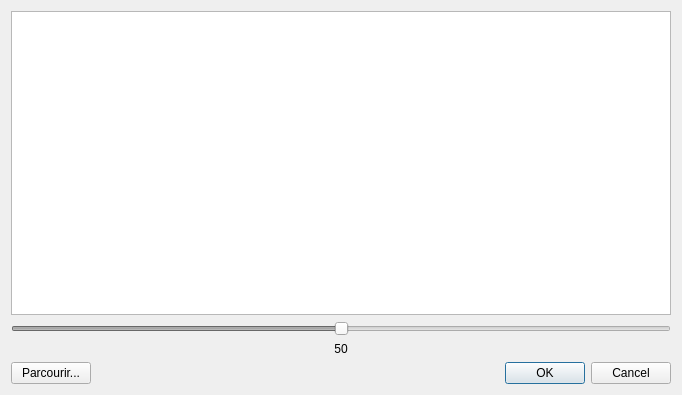
<?xml version="1.0" encoding="UTF-8"?>
<ui version="4.0">
 <class>KFusion</class>
 <widget class="QDialog" name="KFusion">
  <property name="geometry">
   <rect>
    <x>0</x>
    <y>0</y>
    <width>682</width>
    <height>395</height>
   </rect>
  </property>
  <property name="windowTitle">
   <string>Fusion</string>
  </property>
  <layout class="QGridLayout" name="gridLayout">
   <item row="0" column="0">
    <layout class="QVBoxLayout" name="verticalLayout">
     <item>
      <widget class="QGraphicsView" name="graphicsView"/>
     </item>
     <item>
      <widget class="QSlider" name="horizontalSlider">
       <property name="enabled">
        <bool>false</bool>
       </property>
       <property name="maximum">
        <number>100</number>
       </property>
       <property name="value">
        <number>50</number>
       </property>
       <property name="orientation">
        <enum>Qt::Horizontal</enum>
       </property>
      </widget>
     </item>
     <item>
      <widget class="QLabel" name="label">
       <property name="text">
        <string>50</string>
       </property>
       <property name="alignment">
        <set>Qt::AlignCenter</set>
       </property>
      </widget>
     </item>
     <item>
      <layout class="QHBoxLayout" name="horizontalLayout">
       <item>
        <widget class="QPushButton" name="parcourir">
         <property name="text">
          <string>Parcourir...</string>
         </property>
        </widget>
       </item>
       <item>
        <widget class="QDialogButtonBox" name="buttonBox">
         <property name="enabled">
          <bool>true</bool>
         </property>
         <property name="orientation">
          <enum>Qt::Horizontal</enum>
         </property>
         <property name="standardButtons">
          <set>QDialogButtonBox::Cancel|QDialogButtonBox::Ok</set>
         </property>
         <property name="centerButtons">
          <bool>false</bool>
         </property>
        </widget>
       </item>
      </layout>
     </item>
    </layout>
   </item>
  </layout>
 </widget>
 <resources/>
 <connections>
  <connection>
   <sender>horizontalSlider</sender>
   <signal>valueChanged(int)</signal>
   <receiver>label</receiver>
   <slot>setNum(int)</slot>
   <hints>
    <hint type="sourcelabel">
     <x>92</x>
     <y>23</y>
    </hint>
    <hint type="destinationlabel">
     <x>199</x>
     <y>53</y>
    </hint>
   </hints>
  </connection>
  <connection>
   <sender>buttonBox</sender>
   <signal>accepted()</signal>
   <receiver>KFusion</receiver>
   <slot>validate()</slot>
   <hints>
    <hint type="sourcelabel">
     <x>199</x>
     <y>81</y>
    </hint>
    <hint type="destinationlabel">
     <x>199</x>
     <y>52</y>
    </hint>
   </hints>
  </connection>
  <connection>
   <sender>buttonBox</sender>
   <signal>rejected()</signal>
   <receiver>KFusion</receiver>
   <slot>close()</slot>
   <hints>
    <hint type="sourcelabel">
     <x>199</x>
     <y>81</y>
    </hint>
    <hint type="destinationlabel">
     <x>199</x>
     <y>52</y>
    </hint>
   </hints>
  </connection>
  <connection>
   <sender>horizontalSlider</sender>
   <signal>valueChanged(int)</signal>
   <receiver>KFusion</receiver>
   <slot>factorChanged(int)</slot>
   <hints>
    <hint type="sourcelabel">
     <x>199</x>
     <y>24</y>
    </hint>
    <hint type="destinationlabel">
     <x>199</x>
     <y>52</y>
    </hint>
   </hints>
  </connection>
  <connection>
   <sender>parcourir</sender>
   <signal>clicked()</signal>
   <receiver>KFusion</receiver>
   <slot>browse()</slot>
   <hints>
    <hint type="sourcelabel">
     <x>56</x>
     <y>370</y>
    </hint>
    <hint type="destinationlabel">
     <x>340</x>
     <y>197</y>
    </hint>
   </hints>
  </connection>
 </connections>
 <slots>
  <slot>validate()</slot>
  <slot>browse()</slot>
  <slot>factorChanged(int)</slot>
 </slots>
</ui>
